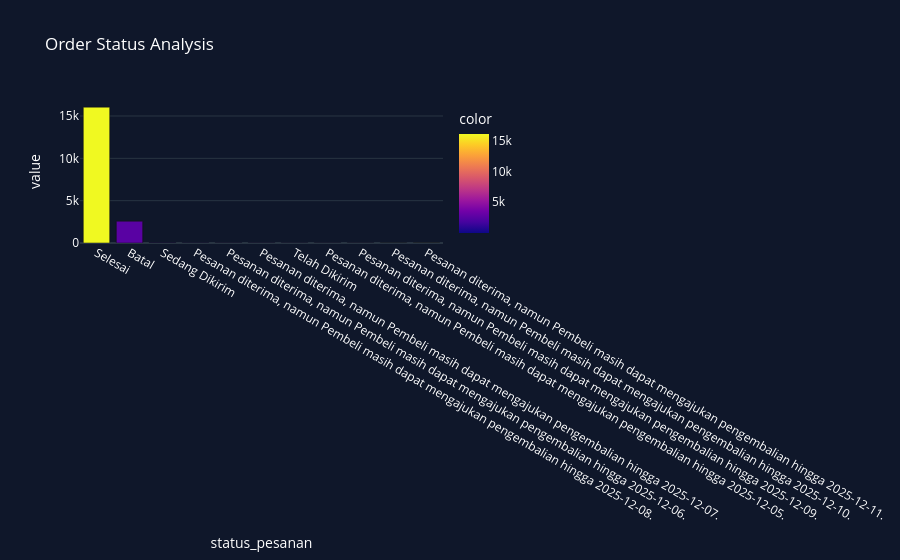

The notebook cell saved with this chart:
### Markdown cell above
VISUAL

### Code cell
fig = px.bar(
    cancel_analysis,
    title='Order Status Analysis',
    template='plotly_dark',
    color=cancel_analysis.values
)

fig.update_layout(
    paper_bgcolor='#0F172A',
    plot_bgcolor='#0F172A',
    font_color='white'
)

fig.show()

### Figure 1 — Plotly figure (JSON) as saved in the notebook; plotly's stock layout.template omitted (floating-point values rounded to 4 significant figures)
{"data": [{"hovertemplate": "status_pesanan=%{x}<br>value=%{y}<br>color=%{marker.color}<extra></extra>", "legendgroup": "", "marker": {"color": [16045, 2573, 59, 38, 34, 34, 30, 25, 22, 6, 2], "coloraxis": "coloraxis", "pattern": {"shape": ""}}, "name": "", "orientation": "v", "showlegend": false, "textposition": "auto", "type": "bar", "x": ["Selesai", "Batal", "Sedang Dikirim", "Pesanan diterima, namun Pembeli masih dapat mengajukan pengembalian hingga 2025-12-08.", "Pesanan diterima, namun Pembeli masih dapat mengajukan pengembalian hingga 2025-12-06.", "Pesanan diterima, namun Pembeli masih dapat mengajukan pengembalian hingga 2025-12-07.", "Telah Dikirim", "Pesanan diterima, namun Pembeli masih dapat mengajukan pengembalian hingga 2025-12-05.", "Pesanan diterima, namun Pembeli masih dapat mengajukan pengembalian hingga 2025-12-09.", "Pesanan diterima, namun Pembeli masih dapat mengajukan pengembalian hingga 2025-12-10.", "Pesanan diterima, namun Pembeli masih dapat mengajukan pengembalian hingga 2025-12-11."], "xaxis": "x", "y": [16045, 2573, 59, 38, 34, 34, 30, 25, 22, 6, 2], "yaxis": "y"}], "layout": {"barmode": "relative", "coloraxis": {"colorbar": {"title": {"text": "color"}}, "colorscale": [[0, "#0d0887"], [0.1111, "#46039f"], [0.2222, "#7201a8"], [0.3333, "#9c179e"], [0.4444, "#bd3786"], [0.5556, "#d8576b"], [0.6667, "#ed7953"], [0.7778, "#fb9f3a"], [0.8889, "#fdca26"], [1, "#f0f921"]]}, "font": {"color": "white"}, "legend": {"tracegroupgap": 0}, "paper_bgcolor": "#0F172A", "plot_bgcolor": "#0F172A", "title": {"text": "Order Status Analysis"}, "xaxis": {"anchor": "y", "domain": [0, 1], "title": {"text": "status_pesanan"}}, "yaxis": {"anchor": "x", "domain": [0, 1], "title": {"text": "value"}}}}
